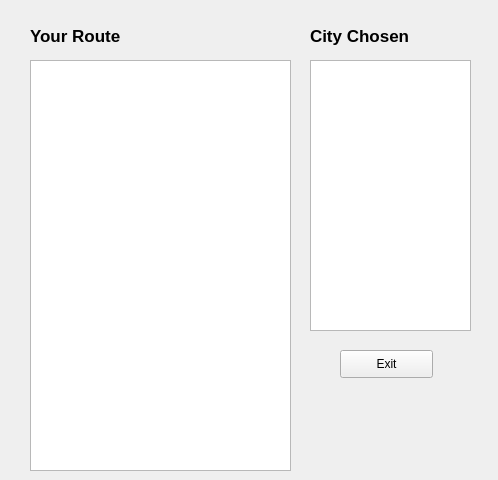
<?xml version="1.0" encoding="UTF-8"?>
<ui version="4.0">
 <class>next</class>
 <widget class="QWidget" name="next">
  <property name="geometry">
   <rect>
    <x>0</x>
    <y>0</y>
    <width>498</width>
    <height>480</height>
   </rect>
  </property>
  <property name="windowTitle">
   <string>Form</string>
  </property>
  <widget class="QPushButton" name="confirm">
   <property name="geometry">
    <rect>
     <x>490</x>
     <y>490</y>
     <width>93</width>
     <height>28</height>
    </rect>
   </property>
   <property name="text">
    <string>Confirm</string>
   </property>
  </widget>
  <widget class="QLabel" name="label">
   <property name="geometry">
    <rect>
     <x>30</x>
     <y>20</y>
     <width>101</width>
     <height>31</height>
    </rect>
   </property>
   <property name="font">
    <font>
     <pointsize>13</pointsize>
     <weight>75</weight>
     <bold>true</bold>
     <kerning>true</kerning>
    </font>
   </property>
   <property name="layoutDirection">
    <enum>Qt::LeftToRight</enum>
   </property>
   <property name="text">
    <string>Your Route</string>
   </property>
   <property name="textFormat">
    <enum>Qt::PlainText</enum>
   </property>
  </widget>
  <widget class="QPushButton" name="exitButton">
   <property name="geometry">
    <rect>
     <x>340</x>
     <y>350</y>
     <width>93</width>
     <height>28</height>
    </rect>
   </property>
   <property name="text">
    <string>Exit</string>
   </property>
  </widget>
  <widget class="QTextBrowser" name="route">
   <property name="geometry">
    <rect>
     <x>30</x>
     <y>60</y>
     <width>261</width>
     <height>411</height>
    </rect>
   </property>
  </widget>
  <widget class="QTextBrowser" name="cityList">
   <property name="geometry">
    <rect>
     <x>310</x>
     <y>60</y>
     <width>161</width>
     <height>271</height>
    </rect>
   </property>
  </widget>
  <widget class="QLabel" name="label_2">
   <property name="geometry">
    <rect>
     <x>310</x>
     <y>20</y>
     <width>171</width>
     <height>31</height>
    </rect>
   </property>
   <property name="font">
    <font>
     <pointsize>13</pointsize>
     <weight>75</weight>
     <bold>true</bold>
     <kerning>true</kerning>
    </font>
   </property>
   <property name="layoutDirection">
    <enum>Qt::LeftToRight</enum>
   </property>
   <property name="text">
    <string>City Chosen</string>
   </property>
   <property name="textFormat">
    <enum>Qt::PlainText</enum>
   </property>
  </widget>
 </widget>
 <resources/>
 <connections>
  <connection>
   <sender>exitButton</sender>
   <signal>clicked()</signal>
   <receiver>exitButton</receiver>
   <slot>close()</slot>
   <hints>
    <hint type="sourcelabel">
     <x>400</x>
     <y>290</y>
    </hint>
    <hint type="destinationlabel">
     <x>433</x>
     <y>288</y>
    </hint>
   </hints>
  </connection>
 </connections>
</ui>
